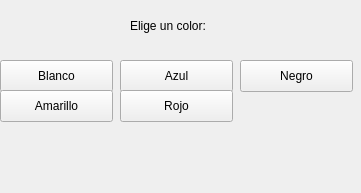
<?xml version="1.0" encoding="UTF-8"?>
<ui version="4.0">
 <class>Form</class>
 <widget class="QWidget" name="Form">
  <property name="geometry">
   <rect>
    <x>0</x>
    <y>0</y>
    <width>361</width>
    <height>193</height>
   </rect>
  </property>
  <property name="windowTitle">
   <string>Form</string>
  </property>
  <widget class="QPushButton" name="blanco">
   <property name="geometry">
    <rect>
     <x>0</x>
     <y>60</y>
     <width>113</width>
     <height>32</height>
    </rect>
   </property>
   <property name="text">
    <string>Blanco</string>
   </property>
  </widget>
  <widget class="QPushButton" name="amarillo">
   <property name="geometry">
    <rect>
     <x>0</x>
     <y>90</y>
     <width>113</width>
     <height>32</height>
    </rect>
   </property>
   <property name="text">
    <string>Amarillo</string>
   </property>
  </widget>
  <widget class="QPushButton" name="azul">
   <property name="geometry">
    <rect>
     <x>120</x>
     <y>60</y>
     <width>113</width>
     <height>32</height>
    </rect>
   </property>
   <property name="text">
    <string>Azul</string>
   </property>
  </widget>
  <widget class="QPushButton" name="rojo">
   <property name="geometry">
    <rect>
     <x>120</x>
     <y>90</y>
     <width>113</width>
     <height>32</height>
    </rect>
   </property>
   <property name="text">
    <string>Rojo</string>
   </property>
  </widget>
  <widget class="QLabel" name="label">
   <property name="geometry">
    <rect>
     <x>130</x>
     <y>10</y>
     <width>161</width>
     <height>31</height>
    </rect>
   </property>
   <property name="text">
    <string>Elige un color:</string>
   </property>
  </widget>
  <widget class="QPushButton" name="negro">
   <property name="geometry">
    <rect>
     <x>240</x>
     <y>60</y>
     <width>113</width>
     <height>32</height>
    </rect>
   </property>
   <property name="text">
    <string>Negro</string>
   </property>
  </widget>
 </widget>
 <resources/>
 <connections/>
</ui>
